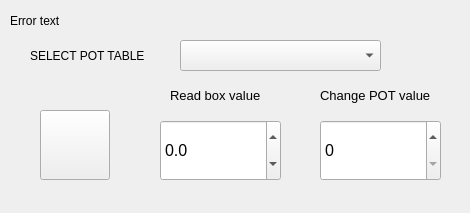
<?xml version="1.0" encoding="UTF-8"?>
<ui version="4.0">
 <class>Form</class>
 <widget class="QWidget" name="Form">
  <property name="geometry">
   <rect>
    <x>0</x>
    <y>0</y>
    <width>470</width>
    <height>213</height>
   </rect>
  </property>
  <property name="windowTitle">
   <string>Form</string>
  </property>
  <widget class="QLabel" name="label">
   <property name="geometry">
    <rect>
     <x>320</x>
     <y>80</y>
     <width>141</width>
     <height>31</height>
    </rect>
   </property>
   <property name="font">
    <font>
     <pointsize>10</pointsize>
    </font>
   </property>
   <property name="text">
    <string>Change POT value</string>
   </property>
  </widget>
  <widget class="QSpinBox" name="Pot_value">
   <property name="geometry">
    <rect>
     <x>320</x>
     <y>120</y>
     <width>121</width>
     <height>61</height>
    </rect>
   </property>
   <property name="font">
    <font>
     <pointsize>12</pointsize>
     <weight>50</weight>
     <italic>false</italic>
     <bold>false</bold>
    </font>
   </property>
   <property name="minimum">
    <number>0</number>
   </property>
   <property name="maximum">
    <number>1020</number>
   </property>
   <property name="singleStep">
    <number>5</number>
   </property>
  </widget>
  <widget class="QComboBox" name="SelectPotTable">
   <property name="geometry">
    <rect>
     <x>180</x>
     <y>40</y>
     <width>201</width>
     <height>31</height>
    </rect>
   </property>
   <property name="font">
    <font>
     <pointsize>10</pointsize>
     <weight>50</weight>
     <italic>false</italic>
     <bold>false</bold>
    </font>
   </property>
  </widget>
  <widget class="QPushButton" name="save_value">
   <property name="geometry">
    <rect>
     <x>40</x>
     <y>110</y>
     <width>70</width>
     <height>70</height>
    </rect>
   </property>
   <property name="text">
    <string/>
   </property>
   <property name="iconSize">
    <size>
     <width>68</width>
     <height>68</height>
    </size>
   </property>
  </widget>
  <widget class="QLabel" name="label_digital_pot">
   <property name="geometry">
    <rect>
     <x>30</x>
     <y>30</y>
     <width>131</width>
     <height>51</height>
    </rect>
   </property>
   <property name="text">
    <string>SELECT POT TABLE</string>
   </property>
  </widget>
  <widget class="QLabel" name="label_2">
   <property name="geometry">
    <rect>
     <x>170</x>
     <y>80</y>
     <width>121</width>
     <height>31</height>
    </rect>
   </property>
   <property name="font">
    <font>
     <pointsize>10</pointsize>
    </font>
   </property>
   <property name="text">
    <string>Read box value</string>
   </property>
  </widget>
  <widget class="QDoubleSpinBox" name="Pot_box_value">
   <property name="geometry">
    <rect>
     <x>160</x>
     <y>120</y>
     <width>121</width>
     <height>61</height>
    </rect>
   </property>
   <property name="font">
    <font>
     <pointsize>12</pointsize>
     <weight>50</weight>
     <italic>false</italic>
     <bold>false</bold>
    </font>
   </property>
   <property name="decimals">
    <number>1</number>
   </property>
   <property name="minimum">
    <double>-100.000000000000000</double>
   </property>
   <property name="maximum">
    <double>99000.000000000000000</double>
   </property>
   <property name="singleStep">
    <double>10.000000000000000</double>
   </property>
  </widget>
  <widget class="QLabel" name="lableErrorPot">
   <property name="geometry">
    <rect>
     <x>10</x>
     <y>10</y>
     <width>461</width>
     <height>21</height>
    </rect>
   </property>
   <property name="text">
    <string>Error text</string>
   </property>
  </widget>
 </widget>
 <resources/>
 <connections/>
</ui>
